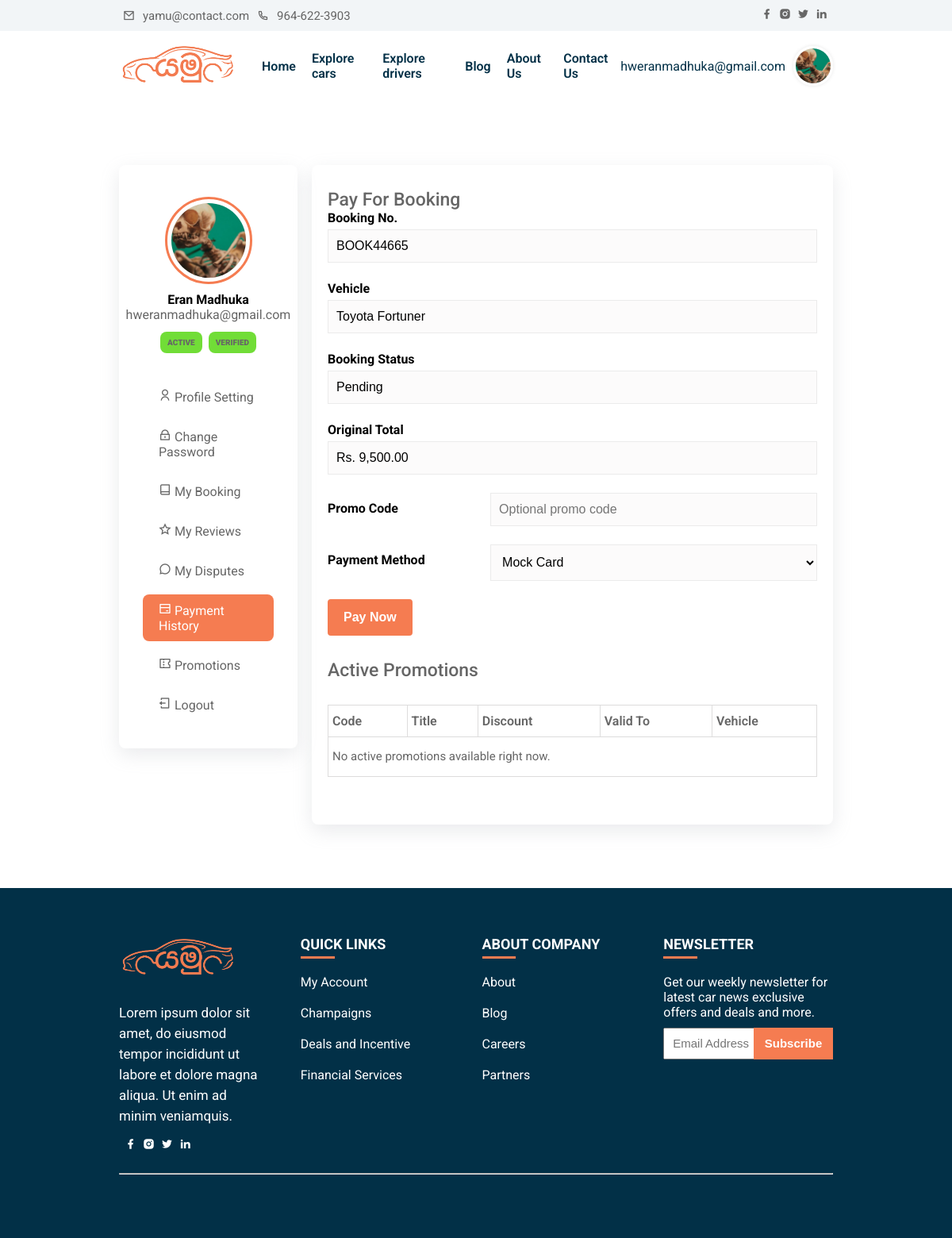
Page /booking-payment.php?booking_id=3 (signed in) on the committed database.
### tables this page shows
CREATE TABLE IF NOT EXISTS `booking` (
  `booking_id` int(11) NOT NULL AUTO_INCREMENT,
  `booking_No` varchar(50) DEFAULT NULL,
  `user_ID` int(11) DEFAULT NULL,
  `driver_id` int(11) DEFAULT NULL,
  `vehicle_ID` int(11) DEFAULT NULL,
  `start_Data` varchar(20) DEFAULT NULL,
  `end_Date` varchar(20) DEFAULT NULL,
  `total` double DEFAULT NULL,
  `status` int(11) DEFAULT '0',
  `booking_status` varchar(20) NOT NULL DEFAULT 'pending',
  `payment_status` varchar(20) NOT NULL DEFAULT 'pending',
  `promotion_id` int(11) DEFAULT NULL,
  `promo_code` varchar(50) DEFAULT NULL,
  `discount_amount` decimal(10,2) NOT NULL DEFAULT '0.00',
  `final_amount` decimal(10,2) DEFAULT NULL,
  `booking_Date` datetime DEFAULT NULL,
  `created_at` datetime DEFAULT NULL,
  `updated_at` datetime DEFAULT NULL,
  `cancelled_at` datetime DEFAULT NULL,
  `completed_at` datetime DEFAULT NULL,
  `update_Date` datetime DEFAULT NULL,
  PRIMARY KEY (`booking_id`)
);

CREATE TABLE IF NOT EXISTS `vehicles` (
  `vehicle_id` int(11) NOT NULL AUTO_INCREMENT,
  `owner_user_id` int(11) DEFAULT NULL,
  `vehicle_title` varchar(50) DEFAULT NULL,
  `vehicle_brand` varchar(50) DEFAULT NULL,
  `vehicle_desc` longtext,
  `price` float DEFAULT NULL,
  `transmission` varchar(50) DEFAULT NULL,
  `fuel_type` varchar(50) DEFAULT NULL,
  `year` int(4) DEFAULT NULL,
  `engine_capacity` varchar(50) DEFAULT NULL,
  `capacity` int(3) DEFAULT NULL,
  `location` varchar(150) DEFAULT NULL,
  `registration_number` varchar(100) DEFAULT NULL,
  `vImg1` varchar(255) DEFAULT NULL,
  `vImg2` varchar(255) DEFAULT NULL,
  `vImg3` varchar(255) DEFAULT NULL,
  `vImg4` varchar(255) DEFAULT NULL,
  `airConditioner` int(1) DEFAULT NULL,
  `powerdoorlocks` int(1) DEFAULT NULL,
  `antilockbrakingsys` int(1) DEFAULT NULL,
  `brakeassist` int(1) DEFAULT NULL,
  `powersteering` int(1) DEFAULT NULL,
  `driverairbag` int(1) DEFAULT NULL,
  `passengerairbag` int(1) DEFAULT NULL,
  `powerwindow` int(1) DEFAULT NULL,
  `cdplayer` int(1) DEFAULT NULL,
  `reg_date` datetime DEFAULT NULL,
  `updatation_date` datetime DEFAULT NULL,
  `vehicle_status` int(1) DEFAULT '1',
  `listing_status` varchar(20) NOT NULL DEFAULT 'approved',
  `availability_status` varchar(20) NOT NULL DEFAULT 'available',
  `maintenance_status` varchar(30) NOT NULL DEFAULT 'good',
  `service_date` date DEFAULT NULL,
  `next_service_date` date DEFAULT NULL,
  `service_notes` longtext,
  `service_cost` decimal(10,2) DEFAULT NULL,
  `approved_by` int(11) DEFAULT NULL,
  `approved_at` datetime DEFAULT NULL,
  `updated_at` datetime DEFAULT NULL,
  PRIMARY KEY (`vehicle_id`)
);

### includes/auth.php (called while the page is built, shortened)
<?php
function carzo_e($value)
{
    return htmlspecialchars((string) $value, ENT_QUOTES, 'UTF-8');
}
function carzo_money($amount)
{
    return number_format((float) $amount, 2);
}

### booking-payment.php (the view, shortened to what this page needs)
<?php
require_once __DIR__ . '/includes/auth.php';
include 'includes/config.php';
$customerId = (int) ($_SESSION['user']['user_ID'] ?? 0);
$bookingId = isset($_GET['booking_id']) ? (int) $_GET['booking_id'] : 0;
$sql = "SELECT b.*, v.vehicle_title, v.vehicle_brand
        FROM booking b
        LEFT JOIN vehicles v ON v.vehicle_id = b.vehicle_ID
        WHERE b.booking_id = {$bookingId}
          AND b.user_ID = {$customerId}
        LIMIT 1";
$result = mysqli_query($conn, $sql);
$booking = ($result && mysqli_num_rows($result) > 0) ? mysqli_fetch_assoc($result) : null;
$promotionSql = "SELECT p.*, v.vehicle_title AS applicable_vehicle_title
                 FROM promotions p
                 LEFT JOIN vehicles v ON v.vehicle_id = p.applicable_vehicle_id
                 WHERE p.status = 'active'
                   AND (p.valid_from IS NULL OR p.valid_from <= NOW())
                   AND (p.valid_to IS NULL OR p.valid_to >= NOW())
                 ORDER BY p.created_at DESC, p.promotion_id DESC";
$promotionResult = mysqli_query($conn, $promotionSql);
?>
<!DOCTYPE html>
<html lang="en">
<head><?php include('includes/header.php'); ?></head>
<body>
<?php include('includes/menu.php'); ?>
<section class="profile">
    <div class="container">
        <div class="row">
            <?php $currentAccountPage = 'payments'; include('includes/account-sidebar.php'); ?>
            <div class="profile-details card">
                <h3>Pay For Booking</h3>
                <div class="form-group">
                    <label>Booking No.</label>
                    <input type="text" value="<?php echo carzo_e($booking['booking_No']); ?>" readonly>
                </div>
                <div class="form-group">
                    <label>Vehicle</label>
                    <input type="text" value="<?php echo carzo_e($booking['vehicle_title']); ?>" readonly>
                </div>
                <div class="form-group">
                    <label>Booking Status</label>
                    <input type="text" value="<?php echo carzo_e(ucfirst($booking['booking_status'])); ?>" readonly>
                </div>
                <div class="form-group">
                    <label>Original Total</label>
                    <input type="text" value="Rs. <?php echo carzo_money($booking['total']); ?>" readonly>
                </div>
                <form action="includes/payment-process.php" method="POST" class="signup-form">
                    <div class="form-group">
                        <label for="promo_code">Promo Code</label>
                        <input type="text" name="promo_code" id="promo_code" value="<?php echo carzo_e($booking['promo_code']); ?>" placeholder="Optional promo code">
                    </div>
                    <div class="form-group">
                        <label for="payment_method">Payment Method</label>
                        <select name="payment_method" id="payment_method" required>
                            <option value="mock_card">Mock Card</option>
                        </select>
                    </div>
                    <input type="submit" value="Pay Now" class="btn main-btn" name="payBooking">
                </form>
                <h3 style="margin-top: 30px;">Active Promotions</h3>
                <table>
                    <thead>
                        <tr>
                            <th>Code</th>
                            <th>Title</th>
                            <th>Discount</th>
                            <th>Valid To</th>
                            <th>Vehicle</th>
                        </tr>
                    </thead>
                    <tbody class="table-body">
                        <?php if ($promotionResult && mysqli_num_rows($promotionResult) > 0) {
                            while ($row = mysqli_fetch_assoc($promotionResult)) { ?>
                                <tr>
                                    <td><?php echo carzo_e($row['code']); ?></td>
                                    <td><?php echo carzo_e($row['title']); ?></td>
                                    <td><?php echo carzo_e($row['discount_type'] === 'percentage' ? carzo_money($row['discount_value']) . '%' : 'Rs. ' . carzo_money($row['discount_value'])); ?></td>
                                    <td><?php echo carzo_e($row['valid_to']); ?></td>
                                    <td><?php echo carzo_e($row['applicable_vehicle_title'] ?: 'All vehicles'); ?></td>
                                </tr>
                            <?php }
                        } else { ?>
                            <tr><td colspan="5">No active promotions available right now.</td></tr>
                        <?php } ?>
                    </tbody>
                </table>
            </div>
        </div>
    </div>
</section>
<?php include('includes/footer.php'); ?>
</body>
</html>

### assets/css/style.css (style rules this page uses)
* { margin: 0; padding: 0; box-sizing: border-box; }
:root { --primary-color: #F57C51; --secondary-color: #FDE5DC; --text-color: #023047; --text-gray: #666666; --bg-color: #F2F5F7; --primary-font: 'Ubuntu', sans-serif; --secondry-font: 'Roboto', sans-serif; }
html { scroll-behavior: smooth; }
body { font-family: var(--secondry-font); overflow-x: hidden; }
h3 { color: var(--text-gray); font-weight: 500; font-size: 18px; }
.container { width: 75%; margin: 0 auto; }
.row { display: flex; justify-content: space-between; align-items: center; }
section { padding: 80px 0; }
.btn { box-sizing: border-box; padding: 12px 18px; border-radius: 4px; display: inline-block; cursor: pointer; position: relative; transition: 0.3s ease-in-out; font-size: 16px; font-weight: 700; }
.main-btn { background: var(--primary-color); color: #FFF; border: 2px solid var(--primary-color); }
.card { min-width: 200px; height: auto; box-shadow: rgba(149, 157, 165, 0.2) 0px 8px 24px; border-radius: 8px; transition: all .3s; text-align: center; }
.form-group { position: relative; width: 100%; margin-bottom: 23px; text-align: left; }
.form-group label { font-size: 16px; font-weight: bold; margin-bottom: 5px; display: block; }
.form-group input, .form-group select, .form-group textarea { display: block; width: 100%; border: 1px solid #ebebeb; padding: 11px 10px; box-sizing: border-box; font-weight: 500; font-size: 16px; background: #FCFBFB; text-align: left; }
.form-group select { min-height: 46px; }
.profile .row { align-items: flex-start; }
.profile .profile-details { width: 73%; }
.profile-details { padding: 30px 20px; text-align: left; }
.profile-details h3 { font-size: 23px; }
.profile form { margin-top: 20px; }
.profile form .form-group { display: flex; align-items: flex-start; gap: 20px; }
.profile form .form-group label { width: 30%; margin-top: 10px; flex: 0 0 30%; }
.profile form .form-group input, .profile form .form-group select, .profile form .form-group textarea { flex: 1 1 auto; }
table { border-collapse: collapse; background: #FFF; border-radius: 0; overflow: hidden; width: 100%; margin: 30px auto; position: relative; table-layout: auto; }
table thead tr { height: 40px; background: #FFF; }
table thead th { font-size: 16px; font-weight: 600; color: var(--text-gray); line-height: 1.2; }
table tbody tr { height: 50px; font-size: 15px; color: var(--text-gray); line-height: 1.2; font-weight: unset; cursor: pointer }
table th, td { border: 1px solid #dddcdc; padding: 5px; }

### rows in the picture
booking: booking_No "BOOK44665", vehicle_ID.vehicle_title "Toyota Fortuner", booking_status "Pending", total "Rs. 9,500.00"

### other values in the picture
carzo_e($signedInUser['username']) "hweranmadhuka@gmail.com"
carzo_e($currentUser['name'] ?? '') "Eran Madhuka"
carzo_e($currentUser['email'] ?? '') "hweranmadhuka@gmail.com"
carzo_e(ucfirst($currentUser['account_status'] ?? 'active')) "ACTIVE"
